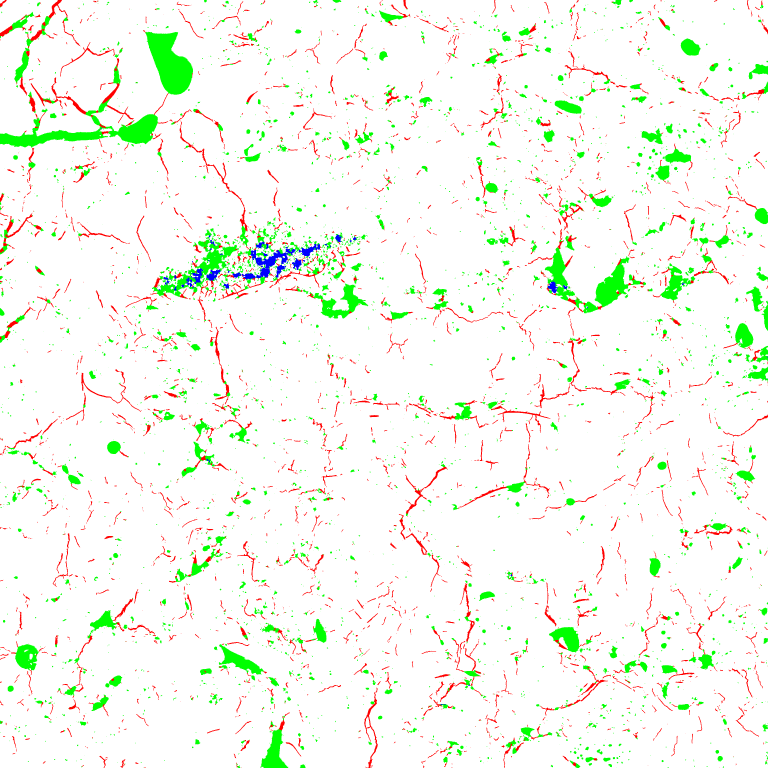
#> input picture 1-01.png, 3072 x 3072 px, given as the content of the folder ./input, which was not available (shown at 1/4 size)
$ python GRIST-A.py
#> lines starting #> are read from the running program, lines starting #| are printed output that depends on the picture; after the words box and inside, x2 and y2 are one past the last pixel; in counts of white or black regions, pixels touching at a corner belong together; pictures that were not available may be replaced by others from this repository, and a replacement may not be noted
import cv2
import numpy as np
import random
import os
import glob

# ========== CONFIGURATION (modify as needed) ==========
input_folder = "./input"        # folder containing original images
output_folder = "./output"      # folder where augmented images will be saved

random.seed(42)

num_row, num_col = 12, 12
num_flip_patches = 100
color_tol = 8                   # color tolerance per channel (set 0 for exact PNG colors)
min_comp_area = 20              # minimum area for equiaxed connected components
max_shift = 300                 # maximum random shift (±300)
num_output_images = 6           # number of augmented images per input image

# BGR colors (OpenCV uses BGR)
BGR_CRACK = (0, 0, 255)         # crack -> red
BGR_EQUI = (0, 255, 0)          # equiaxed -> green
BGR_UNMELT = (255, 0, 0)        # unmelt -> blue
BGR_YSZ = (255, 255, 255)       # YSZ -> white
# =======================================================

# Create output folder if it doesn't exist
os.makedirs(output_folder, exist_ok=True)

# Collect all image files from input folder
image_extensions = ['*.png', '*.jpg', '*.jpeg', '*.bmp', '*.tiff']
input_paths = []
for ext in image_extensions:
    input_paths.extend(glob.glob(os.path.join(input_folder, ext)))

print(f"Found {len(input_paths)} images to process")


# Generate binary mask from BGR color using inRange + tolerance
def mask_by_bgr(img_bgr, color_bgr, tol=0):
    c = np.array(color_bgr, dtype=np.int16)
    lower = np.clip(c - tol, 0, 255).astype(np.uint8)
    upper = np.clip(c + tol, 0, 255).astype(np.uint8)
    m = cv2.inRange(img_bgr, lower, upper)   # 0 or 255
    return (m > 0).astype(np.uint8)


# Rotate a region by 0/90/180/270 degrees
def rotate_region(region_img, region_mask, angle):
    if angle == 0:
        return region_img.copy(), region_mask.copy()
    if angle == 90:
        ri = cv2.rotate(region_img, cv2.ROTATE_90_CLOCKWISE)
        rm = cv2.rotate(region_mask, cv2.ROTATE_90_CLOCKWISE)
    elif angle == 180:
        ri = cv2.rotate(region_img, cv2.ROTATE_180)
        rm = cv2.rotate(region_mask, cv2.ROTATE_180)
    elif angle == 270:
        ri = cv2.rotate(region_img, cv2.ROTATE_90_COUNTERCLOCKWISE)
        rm = cv2.rotate(region_mask, cv2.ROTATE_90_COUNTERCLOCKWISE)
    else:
        raise ValueError("angle must be 0/90/180/270")
    return ri, (rm > 0).astype(np.uint8)


# Place a region at a random shift (±max_shift) from its original position,
# ensuring no overlap with previously placed equiaxed/unmelt regions.
def try_place_region_random(final_img, region_img, region_mask, orig_x, orig_y, max_shift, occupancy, attempts=500):
    h_r, w_r = region_mask.shape
    h, w = final_img.shape[:2]
    if h_r > h or w_r > w:
        return False
    for _ in range(attempts):
        dx = random.randint(-max_shift, max_shift)
        dy = random.randint(-max_shift, max_shift)
        nx = orig_x + dx
        ny = orig_y + dy
        nx = max(0, min(nx, w - w_r))
        ny = max(0, min(ny, h - h_r))
        occ_sub = occupancy[ny:ny + h_r, nx:nx + w_r]
        if np.any((occ_sub == 1) & (region_mask == 1)):
            continue
        # Place the region
        mask_bool = region_mask.astype(bool)
        tgt = final_img[ny:ny + h_r, nx:nx + w_r]
        tgt[mask_bool] = region_img[mask_bool]
        final_img[ny:ny + h_r, nx:nx + w_r] = tgt
        occupancy[ny:ny + h_r, nx:nx + w_r][mask_bool] = 1
        return True
    # Fallback: grid search
    step = max(1, min(16, max(1, min(h_r, w_r) // 4)))
    for yy in range(0, h - h_r + 1, step):
        for xx in range(0, w - w_r + 1, step):
            occ_sub = occupancy[yy:yy + h_r, xx:xx + w_r]
            if np.any((occ_sub == 1) & (region_mask == 1)):
                continue
            mask_bool = region_mask.astype(bool)
            tgt = final_img[yy:yy + h_r, xx:xx + w_r]
            tgt[mask_bool] = region_img[mask_bool]
            final_img[yy:yy + h_r, xx:xx + w_r] = tgt
            occupancy[yy:yy + h_r, xx:xx + w_r][mask_bool] = 1
            return True
    return False


# Variant that enforces a minimum shift in at least one axis (used for unmelt)
def try_place_region_random_with_min_shift(final_img, region_img, region_mask, orig_x, orig_y, max_shift, min_shift,
                                           occupancy, attempts=500):
    h_r, w_r = region_mask.shape
    h, w = final_img.shape[:2]
    for _ in range(attempts):
        dx = random.randint(-max_shift, max_shift)
        dy = random.randint(-max_shift, max_shift)
        if abs(dx) < min_shift and abs(dy) < min_shift:
            continue
        nx = max(0, min(orig_x + dx, w - w_r))
        ny = max(0, min(orig_y + dy, h - h_r))
        occ_sub = occupancy[ny:ny + h_r, nx:nx + w_r]
        if np.any((occ_sub == 1) & (region_mask == 1)):
            continue
        mask_bool = region_mask.astype(bool)
        tgt = final_img[ny:ny + h_r, nx:nx + w_r]
        tgt[mask_bool] = region_img[mask_bool]
        final_img[ny:ny + h_r, nx:nx + w_r] = tgt
        occupancy[ny:ny + h_r, nx:nx + w_r][mask_bool] = 1
        return True
    return False


# Main processing function for a single image
def process_image(input_path, output_path_base, num_outputs=4):
#> called with input_path = '_only/1-01.png', output_path_base = './output', num_outputs = 6
    img = cv2.imread(input_path, cv2.IMREAD_COLOR)
#> img is the input picture: shape (3072, 3072, 3); mean B, G, R 237.6, 248.4, 243.1
    if img is None:
        print(f"Unable to read input image, skipping: {input_path}")
        return

    base_name = os.path.splitext(os.path.basename(input_path))[0]
    h, w = img.shape[:2]

    # Generate masks (0/1)
    crack_mask = mask_by_bgr(img, BGR_CRACK, color_tol)
#> in mask_by_bgr, `m = cv2.inRange(img_bgr, lower, upper)`:
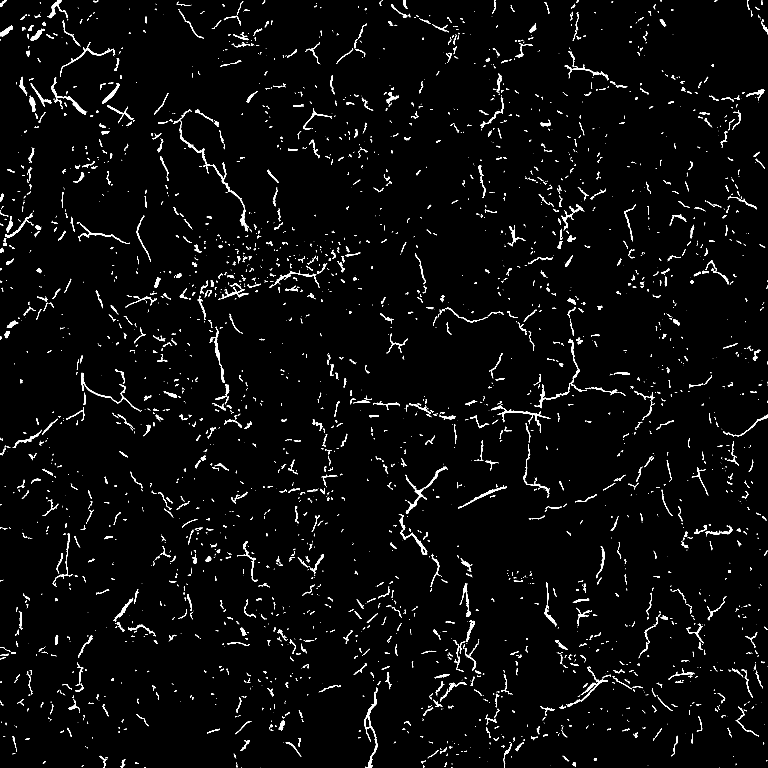
#> m: shape (3072, 3072) (shown at 1/4 size); 2.4% white; 3362 white regions (1651 under 20 px), largest, box (x1, y1, x2, y2) and area: (718, 486, 978, 828) 2748, (1457, 2750, 1511, 3072) 2489, (1623, 1866, 1791, 2056) 2114
    equiaxed_mask = mask_by_bgr(img, BGR_EQUI, color_tol)
    unmelt_mask = mask_by_bgr(img, BGR_UNMELT, color_tol)
    ysz_mask = mask_by_bgr(img, BGR_YSZ, color_tol)

    # Build background: keep only crack + YSZ (replace equiaxed/unmelt with YSZ)
    background = img.copy()
    background[equiaxed_mask == 1] = BGR_YSZ
    background[unmelt_mask == 1] = BGR_YSZ

    # Extract equiaxed connected components (each becomes a separate movable patch)
    equiaxed_u8 = (equiaxed_mask * 255).astype(np.uint8)
    n_labels, labels, stats, centroids = cv2.connectedComponentsWithStats(equiaxed_u8, connectivity=8)
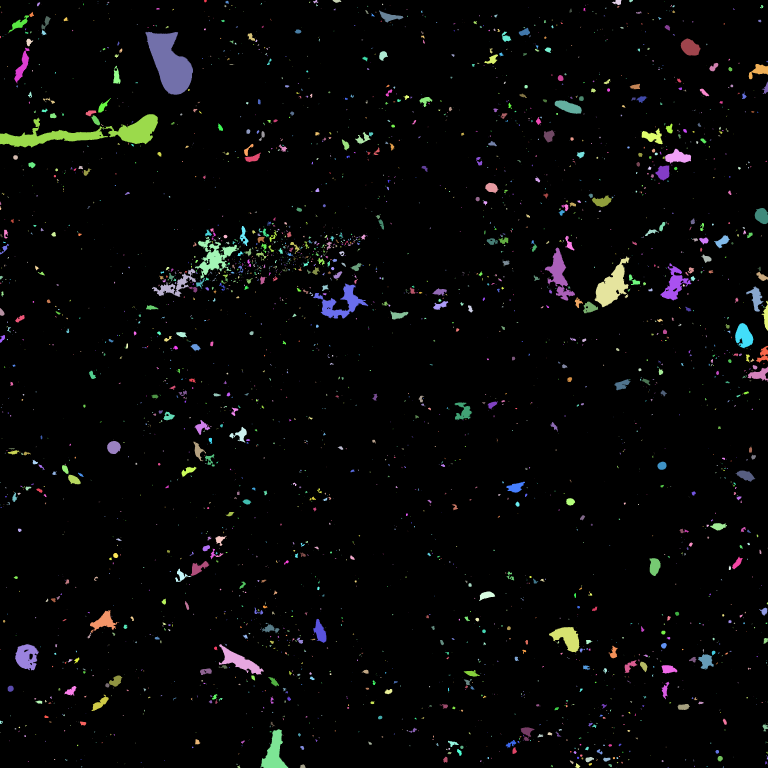
#> labels: shape (3072, 3072) int32 (shown at 1/4 size); 3639 distinct labels, from 0 to 3638; one colour per label, 0 black
#> n_labels = 3639; centroids = 3639 pairs, first value 0 to 3071, second value 3.24 to 3071
    equiaxed_regions = []
    for lab in range(1, n_labels):
        x, y, w_c, h_c, area = stats[lab]
        if area < min_comp_area:
            continue
        comp_mask = (labels[y:y + h_c, x:x + w_c] == lab).astype(np.uint8)
        src_crop = img[y:y + h_c, x:x + w_c]
        region_img = np.zeros((h_c, w_c, 3), dtype=np.uint8)
        region_img[comp_mask == 1] = src_crop[comp_mask == 1]
        equiaxed_regions.append({
            "img": region_img,
            "mask": comp_mask,
            "orig_x": x,
            "orig_y": y,
            "w": w_c,
            "h": h_c,
            "area": area
        })
#> this loop made 3638 passes
#> (x, y, w_c, h_c, area) on passes 1 to 3: (816, 0, 11, 10, 86), (1252, 0, 21, 14, 146), (1329, 0, 36, 11, 274)
#> after the loop, equiaxed_regions = 1374 items

    # Extract the whole unmelt region as a single patch (no splitting)
    ys, xs = np.where(unmelt_mask == 1)
#> ys = 18806 values from 346 to 2819; xs = 18806 values, max 3071 at index 18580, min 403 at index 15, mean 1125.8
    unmelt_region_img = None
    unmelt_region_mask = None
    unmelt_orig_x = None
    unmelt_orig_y = None
    if len(xs) > 0:
        min_x, max_x = int(xs.min()), int(xs.max())
#> min_x = 403; max_x = 3071
        min_y, max_y = int(ys.min()), int(ys.max())
#> min_y = 346; max_y = 2819
        unmelt_orig_x, unmelt_orig_y = min_x, min_y
#> unmelt_orig_x = 403; unmelt_orig_y = 346
        mask_crop = unmelt_mask[min_y:max_y + 1, min_x:max_x + 1].astype(np.uint8)
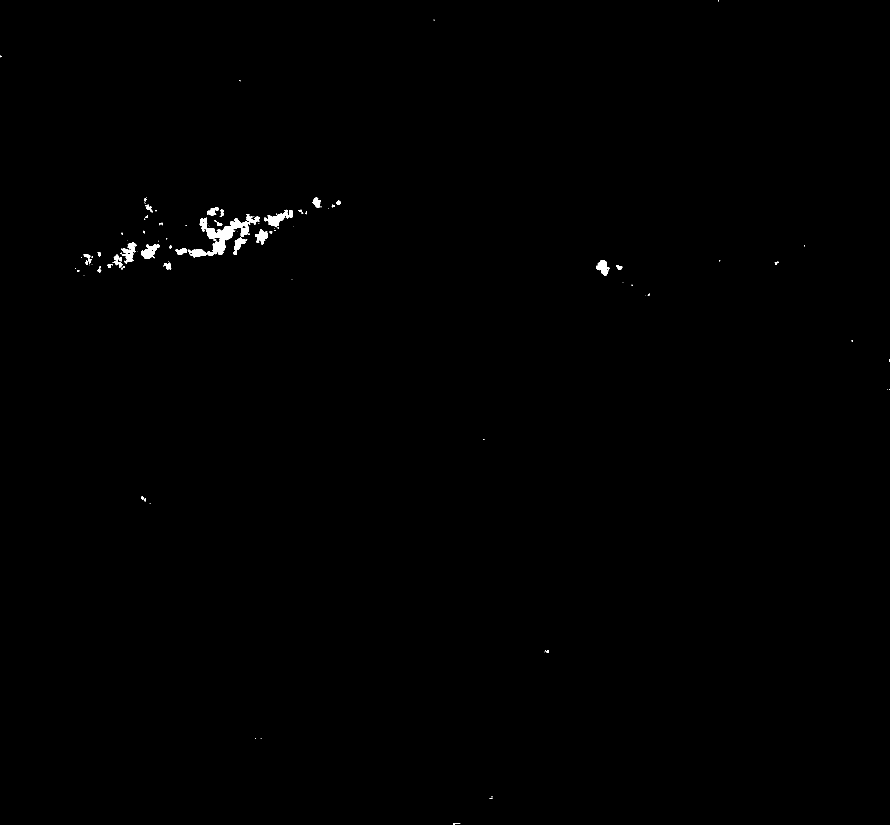
#> mask_crop: shape (2474, 2669) (shown at 1/3 size); values 0 (black) and 1 (white), 0.28% white; 120 white regions (74 under 20 px), largest, box (x1, y1, x2, y2) and area: (564, 653, 750, 772) 6697, (792, 629, 877, 680) 1742, (423, 732, 479, 776) 1288
        h_r, w_r = mask_crop.shape
        src_crop = img[min_y:max_y + 1, min_x:max_x + 1]
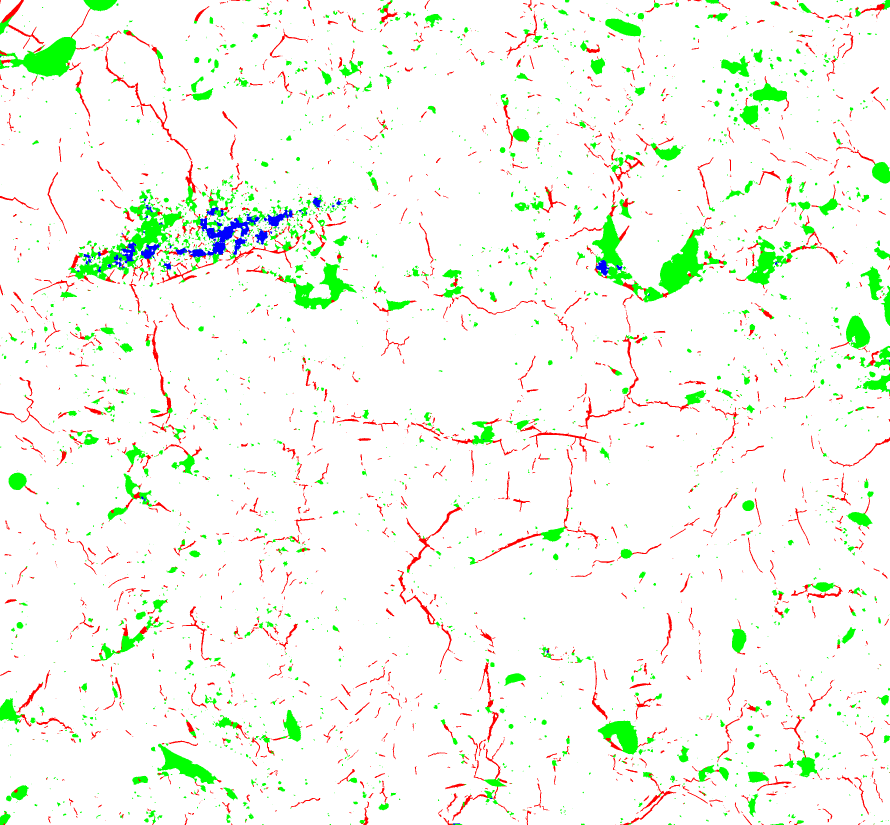
#> src_crop: shape (2474, 2669, 3) (shown at 1/3 size); mean B, G, R 237.4, 248, 242.9
        unmelt_region_img = np.zeros((h_r, w_r, 3), dtype=np.uint8)
        unmelt_region_img[mask_crop == 1] = src_crop[mask_crop == 1]
        unmelt_region_mask = mask_crop

    # Generate multiple augmented versions
    for i in range(num_outputs):
        random.seed(42 + i)   # ensure reproducibility per output

        # ---- Step 1: divide background into a grid and randomly flip some tiles ----
        patches = []
        coords = []
        patch_h = h // num_row
        patch_w = w // num_col
        for i_row in range(num_row):
            y0 = i_row * patch_h
            y1 = (i_row + 1) * patch_h if i_row < num_row - 1 else h
            for j_col in range(num_col):
                x0 = j_col * patch_w
                x1 = (j_col + 1) * patch_w if j_col < num_col - 1 else w
                patches.append(background[y0:y1, x0:x1].copy())
                coords.append((y0, y1, x0, x1))

        num_patches = len(patches)
        flip_n = min(num_flip_patches, num_patches)
        flip_idxs = random.sample(range(num_patches), flip_n)
        for idx in flip_idxs:
            patches[idx] = cv2.flip(patches[idx], 1)   # horizontal flip

        # Reassemble the transformed background
        recombined = np.zeros_like(background)
        for k, (y0, y1, x0, x1) in enumerate(coords):
            recombined[y0:y1, x0:x1] = patches[k]

        # ---- Step 2: place equiaxed and unmelt regions onto the transformed background ----
        occupancy = np.zeros((h, w), dtype=np.uint8)   # marks occupied pixels
        final_img = recombined.copy()

        # Place equiaxed patches (largest first to reduce placement conflicts)
        equiaxed_regions_sorted = sorted(equiaxed_regions, key=lambda x: -x["area"])
        angles = [0, 90, 180, 270]
        for reg in equiaxed_regions_sorted:
            angle = random.choice(angles)
            rimg, rmask = rotate_region(reg["img"], reg["mask"], angle)
            placed = try_place_region_random(final_img, rimg, rmask, reg["orig_x"], reg["orig_y"], max_shift, occupancy,
                                             attempts=500)
            if not placed:
                # fallback: place at original position (clipped to image boundaries)
                h_r, w_r = rmask.shape
                nx = max(0, min(reg["orig_x"], w - w_r))
                ny = max(0, min(reg["orig_y"], h - h_r))
                mask_bool = rmask.astype(bool)
                tgt = final_img[ny:ny + h_r, nx:nx + w_r]
                tgt[mask_bool] = rimg[mask_bool]
                final_img[ny:ny + h_r, nx:nx + w_r] = tgt
                occupancy[ny:ny + h_r, nx:nx + w_r][mask_bool] = 1

        # Place unmelt patch as a whole, with a non‑zero rotation and a minimum shift
        if unmelt_region_img is not None:
            angles_nonzero = [90, 180, 270]
            angle = random.choice(angles_nonzero)
            rimg_u, rmask_u = rotate_region(unmelt_region_img, unmelt_region_mask, angle)

            success_unmelt = try_place_region_random_with_min_shift(
                final_img, rimg_u, rmask_u, unmelt_orig_x, unmelt_orig_y,
                max_shift=max_shift, min_shift=50, occupancy=occupancy, attempts=600
            )

            if not success_unmelt:
                h_r, w_r = rmask_u.shape
                nx = max(0, min(unmelt_orig_x, w - w_r))
                ny = max(0, min(unmelt_orig_y, h - h_r))
                mask_bool = rmask_u.astype(bool)
                tgt = final_img[ny:ny + h_r, nx:nx + w_r]
                tgt[mask_bool] = rimg_u[mask_bool]
                final_img[ny:ny + h_r, nx:nx + w_r] = tgt
                occupancy[ny:ny + h_r, nx:nx + w_r][mask_bool] = 1

        # ---- Step 3: save the augmented image ----
        output_path = os.path.join(output_path_base, f"{base_name}_{i + 1}.png")
        cv2.imwrite(output_path, final_img)
        print(f"[DONE] Augmented image saved to: {output_path}")
#> this loop made 6 passes
#> pass 1, in rotate_region (call 1375), `rm = cv2.rotate(region_mask, cv2.ROTATE_90_CLOCKWISE)`:
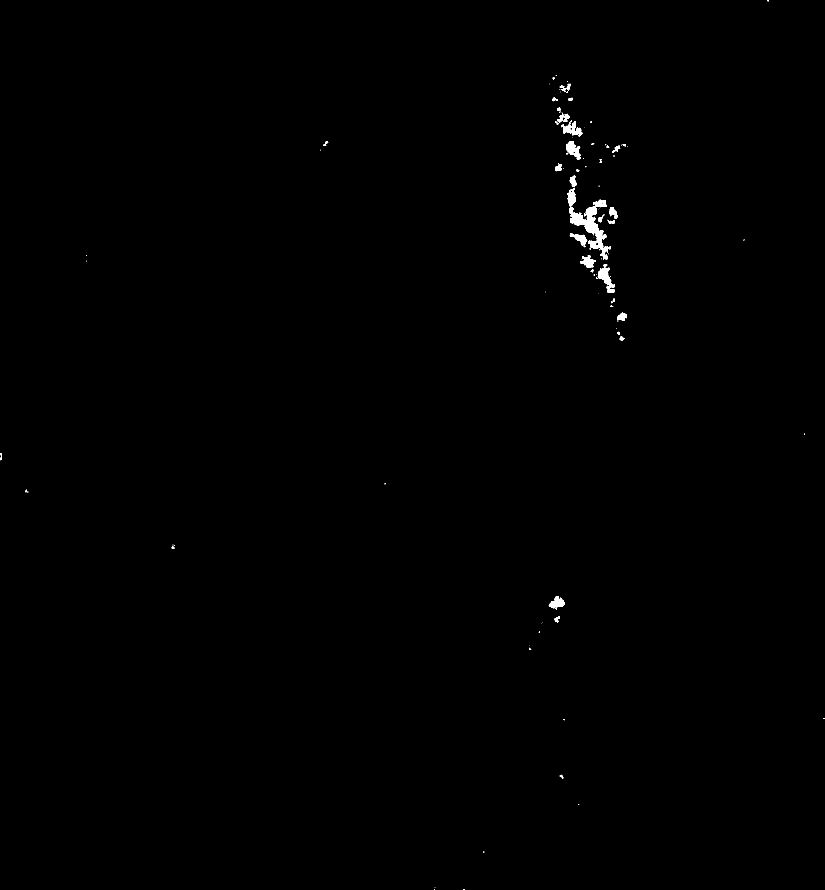
#> rm: shape (2669, 2474) (shown at 1/3 size); values 0 (black) and 1 (white), 0.28% white; 120 white regions (74 under 20 px), largest, box (x1, y1, x2, y2) and area: (1702, 564, 1821, 750) 6697, (1794, 792, 1845, 877) 1742, (1698, 423, 1742, 479) 1288
#> after the loop:
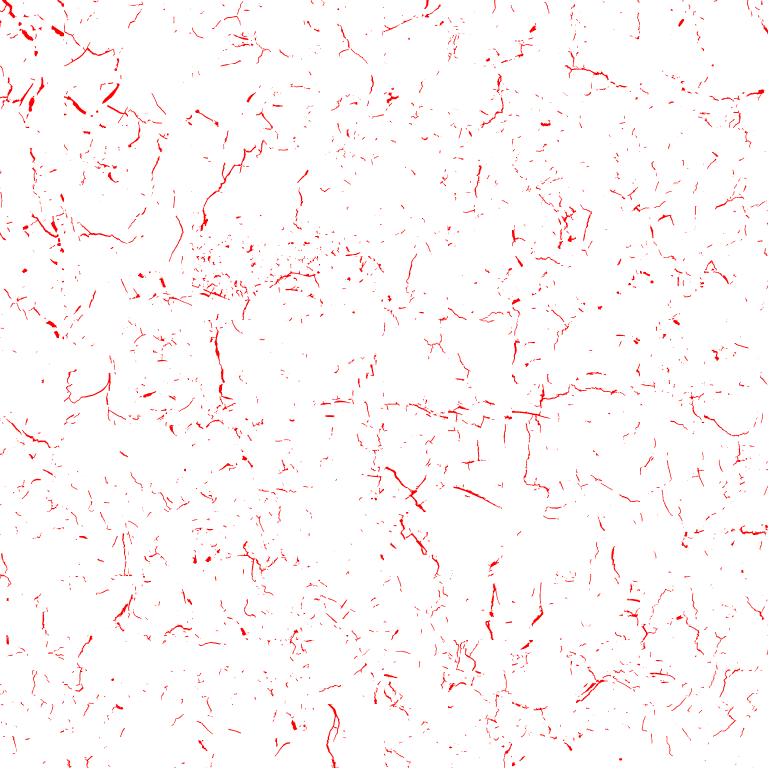
#> recombined: shape (3072, 3072, 3) (shown at 1/4 size); mean B, G, R 248.9, 248.9, 255
#> after the loop:
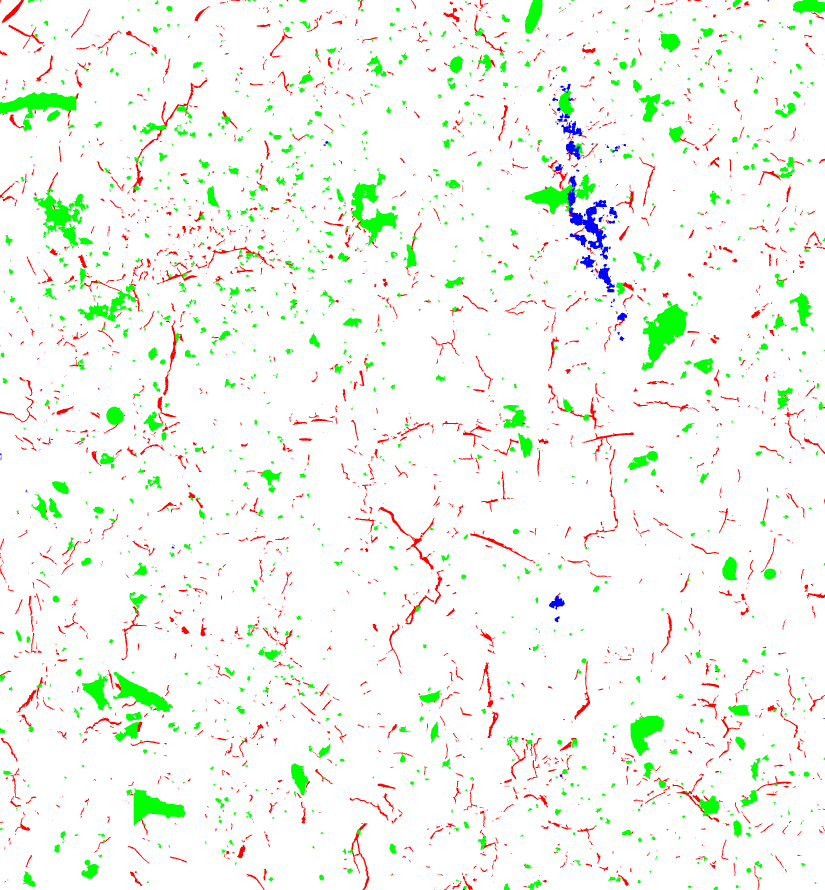
#> tgt: shape (2669, 2474, 3) (shown at 1/3 size); mean B, G, R 239, 248.3, 244.3


# Process every image in the input folder
for input_path in input_paths:
    print(f"Processing image: {input_path}")
    process_image(input_path, output_folder, num_output_images)

print("All images processed successfully!")
